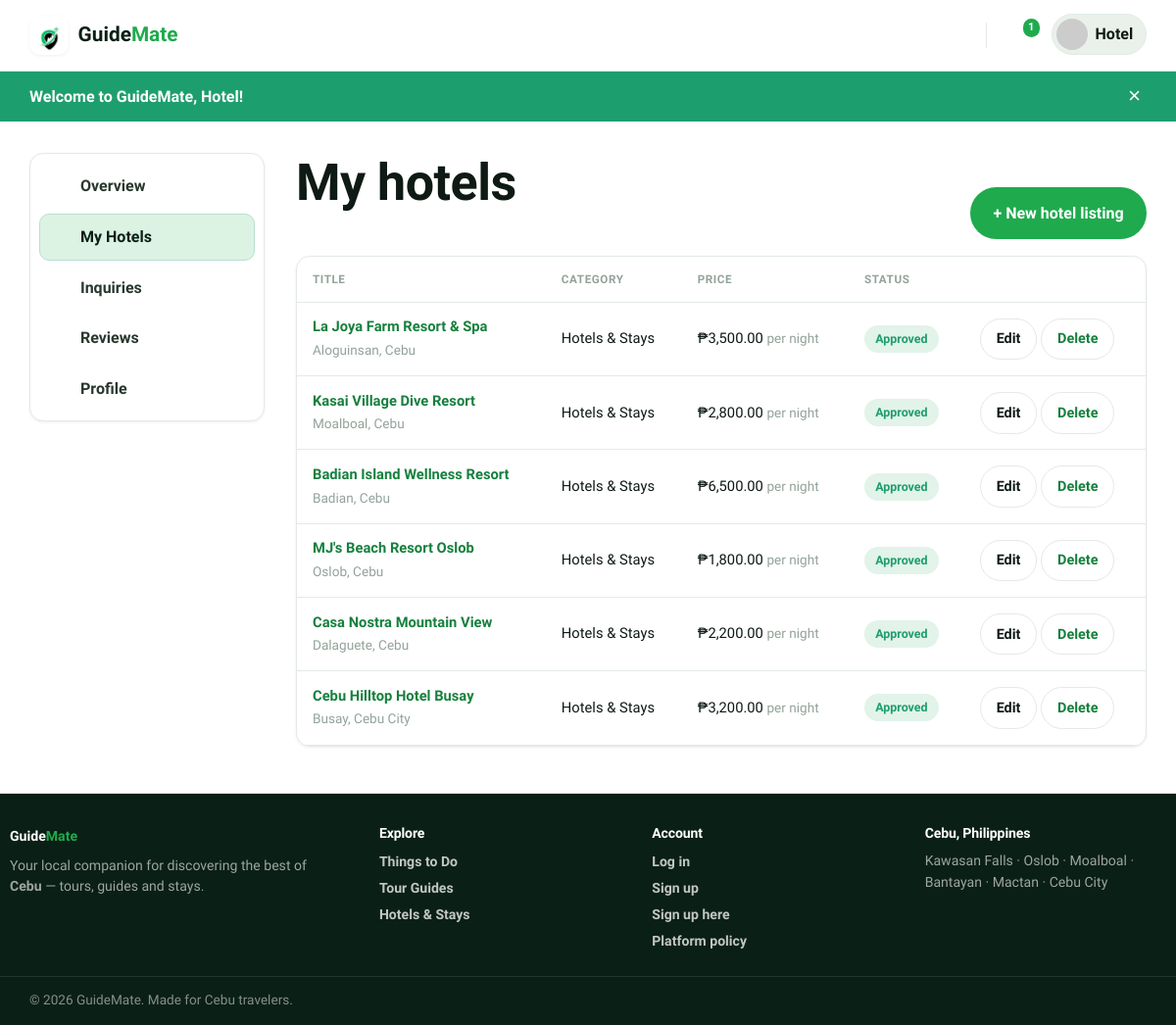
/public/dashboard/listings (signed in), run on the app's committed database.
### tables this page shows
CREATE TABLE `users` (
  `id` int(10) UNSIGNED NOT NULL,
  `name` varchar(120) NOT NULL,
  `email` varchar(190) NOT NULL,
  `password` varchar(255) NOT NULL,
  `role` enum('admin','guide','tourist','rental_admin','hotel_admin') NOT NULL DEFAULT 'tourist',
  `phone` varchar(40) DEFAULT NULL,
  `avatar` varchar(255) DEFAULT NULL,
  `bio` text DEFAULT NULL,
  `location` varchar(120) DEFAULT NULL,
  `is_active` tinyint(1) NOT NULL DEFAULT 1,
  `suspension_reason` varchar(500) DEFAULT NULL,
  `suspended_at` timestamp NULL DEFAULT NULL,
  `guide_status` enum('none','pending','approved','rejected') NOT NULL DEFAULT 'none',
  `guide_review_note` varchar(500) DEFAULT NULL,
  `guide_reviewed_at` timestamp NULL DEFAULT NULL,
  `guide_warned` tinyint(1) NOT NULL DEFAULT 0,
  `guide_warning_note` varchar(500) DEFAULT NULL,
  `admin_totp_secret` varchar(64) DEFAULT NULL,
  `admin_totp_enabled` tinyint(1) NOT NULL DEFAULT 0,
  `created_at` timestamp NOT NULL DEFAULT current_timestamp(),
  `updated_at` timestamp NOT NULL DEFAULT current_timestamp() ON UPDATE current_timestamp(),
  `last_seen_at` timestamp NULL DEFAULT NULL,
  `last_login_at` timestamp NULL DEFAULT NULL,
  `oauth_provider` varchar(20) DEFAULT NULL,
  `oauth_id` varchar(191) DEFAULT NULL,
  `login_count` int(10) UNSIGNED NOT NULL DEFAULT 0
);

CREATE TABLE `listings` (
  `id` int(10) UNSIGNED NOT NULL,
  `user_id` int(10) UNSIGNED NOT NULL,
  `category_id` int(10) UNSIGNED NOT NULL,
  `title` varchar(160) NOT NULL,
  `slug` varchar(180) NOT NULL,
  `summary` varchar(255) DEFAULT NULL,
  `description` text NOT NULL,
  `area` varchar(120) NOT NULL,
  `address` varchar(255) DEFAULT NULL,
  `latitude` decimal(10,7) DEFAULT NULL,
  `longitude` decimal(10,7) DEFAULT NULL,
  `price` decimal(10,2) NOT NULL DEFAULT 0.00,
  `price_unit` varchar(40) NOT NULL DEFAULT 'per person',
  `duration` varchar(80) DEFAULT NULL,
  `included` text DEFAULT NULL,
  `not_included` text DEFAULT NULL,
  `cover_image` varchar(255) DEFAULT NULL,
  `status` enum('pending','approved','rejected') NOT NULL DEFAULT 'pending',
  `is_featured` tinyint(1) NOT NULL DEFAULT 0,
  `sale_price` decimal(10,2) DEFAULT NULL,
  `sale_ends_at` date DEFAULT NULL,
  `created_at` timestamp NOT NULL DEFAULT current_timestamp(),
  `updated_at` timestamp NOT NULL DEFAULT current_timestamp() ON UPDATE current_timestamp()
);

CREATE TABLE `categories` (
  `id` int(10) UNSIGNED NOT NULL,
  `name` varchar(80) NOT NULL,
  `slug` varchar(80) NOT NULL,
  `icon` varchar(40) DEFAULT NULL,
  `description` varchar(255) DEFAULT NULL,
  `sort_order` int(11) NOT NULL DEFAULT 0
);

### app/Views/guide/listings.php (the view, shortened to what the rows shown need)
<?php
$categories = $categories ?? [];
$canCreate = $canCreate ?? false;
$errors = $errors ?? [];
$isHotel = ((auth_user() ?? [])['role'] ?? '') === 'hotel_admin';
$openModal = $errors !== [];
$newBtnAttrs = $canCreate
    ? 'href="' . e(url('/dashboard/listings/create')) . '" data-open-new-listing'
    : 'href="' . e(url('/dashboard/verification')) . '"';
?>
<div class="container">
    <div class="dash-layout">
        <?= \App\Core\View::partial('partials/dash-nav') ?>
        <div>
            <div class="section-head" style="margin-bottom:1rem;">
                <div><h1><?= $isHotel ? 'My hotels' : e(__('d_my_listings', 'My listings')) ?></h1></div>
                <a <?= $newBtnAttrs ?> class="btn btn-primary">+ <?= $isHotel ? 'New hotel listing' : e(__('d_new_listing', 'New listing')) ?></a>
            </div>
            <div class="panel">
                <div class="panel-body" style="padding:0;overflow-x:auto;">
                    <?php if ($listings === []): ?>
                        <div class="empty-state" style="padding:3rem 1rem;">
                            <div class="big">📋</div>
                            <h3><?= $isHotel ? 'No hotel listings yet' : e(__('g_no_listings_title', 'No listings yet')) ?></h3>
                            <p><?= $isHotel
                                ? 'Create your first hotel listing so travelers can message you to inquire.'
                                : e(__('g_no_listings_body', 'Create your first listing to start receiving bookings.')) ?></p>
                            <a <?= $newBtnAttrs ?> class="btn btn-primary mt-2"><?= e(__('g_create_listing', 'Create listing')) ?></a>
                        </div>
                    <?php else: ?>
                        <table class="table">
                            <thead><tr><th><?= e(__('th_title', 'Title')) ?></th><th><?= e(__('th_category', 'Category')) ?></th><th><?= e(__('th_price', 'Price')) ?></th><th><?= e(__('th_status', 'Status')) ?></th><th></th></tr></thead>
                            <tbody>
                            <?php foreach ($listings as $l): ?>
                                <tr>
                                    <td><a href="<?= e(url('/listing/' . $l['slug'])) ?>"><strong><?= e($l['title']) ?></strong></a><br><small class="hint"><?= e($l['area']) ?></small></td>
                                    <td><?= e($l['category_name']) ?></td>
                                    <td><?= money($l['price']) ?> <small class="hint"><?= e(__('g_unit_' . str_replace(' ', '_', (string) $l['price_unit']), (string) $l['price_unit'])) ?></small></td>
                                    <td><span class="pill pill-<?= e($l['status']) ?>"><?= e(status_label((string) $l['status'])) ?></span></td>
                                    <td style="white-space:nowrap;">
                                        <a class="btn btn-ghost btn-sm" href="<?= e(url('/dashboard/listings/' . $l['id'] . '/edit')) ?>"><?= e(__('g_edit', 'Edit')) ?></a>
                                        <form method="post" action="<?= e(url('/dashboard/listings/' . $l['id'] . '/delete')) ?>" style="display:inline;" onsubmit="return confirm('<?= e(__('g_delete_confirm', 'Delete this listing? This cannot be undone.')) ?>');">
                                            <button class="btn btn-ghost btn-sm" type="submit" style="color:var(--coral-600);"><?= e(__('g_delete', 'Delete')) ?></button>
                                        </form>
                                    </td>
                                </tr>
                            <?php endforeach; ?>
                            </tbody>
                        </table>
                    <?php endif; ?>
                </div>
            </div>
        </div>
    </div>
</div>
<?php if ($canCreate): ?>
                            <?php foreach ($categories as $c): $sel = (string) old('category_id') === (string) $c['id']; ?>
                            <?php endforeach; ?>
                            <?php foreach (['per person','per night','per tour','per day','per table'] as $u): $sel = old('price_unit', 'per person') === $u; ?>
                            <?php endforeach; ?>
<?php endif; ?>

### app/Core/Router.php (shortened to what the rows shown need)
<?php
final class Router
{
    private array $routes = [];
    private function add(string $method, string $pattern, array $handler, array $guards): void
    {
        $this->routes[] = [
            'method' => $method,
            'pattern' => $pattern,
            'handler' => $handler,
            'guards' => $guards,
        ];
    }
    public function dispatch(string $method, string $uri): void
    {
        $path = $this->normalize($uri);
        $method = strtoupper($method);
        foreach ($this->routes as $route) {
            if ($route['method'] !== $method) {
                continue;
            }
            $regex = $this->compile($route['pattern']);
            if (preg_match($regex, $path, $matches) === 1) {
                $params = array_filter($matches, 'is_string', ARRAY_FILTER_USE_KEY);
                $this->runGuards($route['guards']);
                $this->invoke($route['handler'], $params);
                return;
            }
        }
    }
    private function compile(string $pattern): string
    {
        $regex = preg_replace('#\{([a-zA-Z_][a-zA-Z0-9_]*)\}#', '(?P<$1>[^/]+)', $pattern);
        return '#^' . $regex . '$#';
    }
    private function normalize(string $uri): string
    {
        $path = parse_url($uri, PHP_URL_PATH) ?: '/';
        $base = App::basePath();
        if ($base !== '' && str_starts_with($path, $base)) {
            $path = substr($path, strlen($base));
        }
        $path = str_replace('/index.php', '', $path);
        $path = '/' . trim($path, '/');
        return $path === '/' ? '/' : rtrim($path, '/');
    }
    private function runGuards(array $guards): void
    {
        foreach ($guards as $guard) {
            switch ($guard) {
                case 'listing_provider':
                    if (!Auth::managesListings()) {
                        abort(403, 'Listing providers only.');
                    }
                    break;
            }
        }
    }
    private function invoke(array $handler, array $params): void
    {
        [$class, $action] = $handler;
        $controller = new $class();
        $controller->{$action}(...array_values($params));
    }
}

### app/Views/layouts/main.php (shortened to what the rows shown need)
<?php
$user = auth_user();
$isGuide = ($user['role'] ?? null) === 'guide';
$current = parse_url($_SERVER['REQUEST_URI'] ?? '/', PHP_URL_PATH) ?: '/';
$base = \App\Core\App::basePath();
if ($base !== '' && str_starts_with($current, $base)) {
    $current = substr($current, strlen($base)) ?: '/';
}
$current = '/' . trim($current, '/');
$publicBrowse = $current === '/'
    || in_array($current, ['/listings', '/things-to-do', '/tour-guides', '/hotels'], true)
    || str_starts_with($current, '/listing/');
$isMessages = str_starts_with($current, '/messages');
$isDashboard = str_starts_with($current, '/dashboard') || str_starts_with($current, '/profile');
$hideFooter = $isMessages;
$guideWarned = $user && ($user['role'] ?? null) === 'guide' && \App\Models\User::isGuideWarned((int) $user['id']);
$headerUser = ($isGuide && $publicBrowse) ? null : $user;
$unread = 0;
if ($headerUser) {
    $unread = \App\Models\Message::unreadCount((int) $headerUser['id']);
}
$currentLocale = $_SESSION['_locale'] ?? 'en';
?>
<!DOCTYPE html>
<html lang="<?= e($currentLocale === 'tl' ? 'tl' : 'en') ?>">
<head>
    <link rel="stylesheet" href="<?= e(asset('css/style.css')) ?>">
</head>
<body class="<?= e(trim(($isMessages ? 'page-messages ' : '') . ($isDashboard ? 'page-dashboard ' : '') . ($hideFooter ? 'page-no-footer ' : '') . ($guideWarned ? 'guide-warned' : ''))) ?>">
<header class="site-header" id="siteHeader">
    <div class="container header-inner">
<?php if ($isGuide): ?>
            <span class="brand brand-static">
                <span class="brand-mark">◐</span>
                <span class="brand-text">Guide<strong>Mate</strong></span>
            </span>
        <?php else: ?>
            <a href="<?= e(url('/')) ?>" class="brand">
                <span class="brand-mark">◐</span>
                <span class="brand-text">Guide<strong>Mate</strong></span>
            </a>
        <?php endif; ?>
        <nav class="main-nav" id="mainNav">
            <?php if ($headerUser): ?>
                <a href="<?= e(url('/messages')) ?>" class="nav-icon" title="Messages" aria-label="Messages">
                    <?= admin_icon('messages', 22) ?><?php if ($unread > 0): ?><span class="badge"><?= (int) $unread ?></span><?php endif; ?>
                </a>
                <div class="nav-menu">
                    <button class="nav-avatar" id="userMenuBtn">
                        <img src="<?= e(img_src($headerUser['avatar'] ?? null, 'avatar' . $headerUser['id'])) ?>" alt="">
                        <span><?= e(explode(' ', (string) $headerUser['name'])[0]) ?></span>
                    </button>
                </div>
            <?php else: ?>
                <a href="<?= e(url('/login')) ?>" class="btn btn-ghost btn-sm">Log in</a>
                <a href="<?= e(url('/register')) ?>" class="btn btn-primary btn-sm">Sign up</a>
            <?php endif; ?>
        </nav>
    </div>
</header>
<?php foreach (['success' => 'flash-success', 'error' => 'flash-error', 'info' => 'flash-info'] as $key => $cls): ?>
    <?php if ($msg = flash($key)): ?>
        <div class="flash <?= $cls ?>" role="alert">
            <div class="container"><?= e($msg) ?><button class="flash-close" aria-label="Dismiss">&times;</button></div>
        </div>
    <?php endif; ?>
<?php endforeach; ?>
<main>
    <?= $content ?>
</main>
<?php if (!$hideFooter): ?>
<footer class="site-footer<?= $isDashboard ? ' site-footer--dash' : '' ?>">
    <div class="container footer-grid">
        <div>
            <?php if ($isGuide): ?>
                <span class="brand brand-static">
                    <span class="brand-mark">◐</span><span class="brand-text">Guide<strong>Mate</strong></span>
                </span>
            <?php else: ?>
                <a href="<?= e(url('/')) ?>" class="brand">
                    <span class="brand-mark">◐</span><span class="brand-text">Guide<strong>Mate</strong></span>
                </a>
            <?php endif; ?>
            <p class="footer-tag">Your local companion for discovering the best of <strong>Cebu</strong> — tours, guides and stays.</p>
        </div>
        <div>
            <h4>Explore</h4>
            <a href="<?= e(url('/things-to-do')) ?>">Things to Do</a>
            <a href="<?= e(url('/tour-guides')) ?>">Tour Guides</a>
            <a href="<?= e(url('/hotels')) ?>">Hotels &amp; Stays</a>
        </div>
        <div>
            <h4>Account</h4>
            <a href="<?= e(url('/login')) ?>">Log in</a>
            <a href="<?= e(url('/register')) ?>">Sign up</a>
            <a href="<?= e(url('/register?role=guide')) ?>">Sign up here</a>
            <a href="<?= e(url('/policy')) ?>">Platform policy</a>
        </div>
        <div>
            <h4>Cebu, Philippines</h4>
            <p class="footer-tag footer-locations">Kawasan Falls · Oslob · Moalboal · Bantayan · Mactan · Cebu City</p>
        </div>
    </div>
    <div class="footer-bottom">
        <div class="container">© <?= date('Y') ?> GuideMate. Made for Cebu travelers.</div>
    </div>
</footer>
<?php endif; ?>
</body>
</html>

### data on the page
users: role+name "Hotel"
listings: title "La Joya Farm Resort & Spa", area "Aloguinsan, Cebu", category.name "Hotels & Stays", price "₱3,500.00", price_unit "per night", status "Approved"
listings: title "Kasai Village Dive Resort", area "Moalboal, Cebu", category.name "Hotels & Stays", price "₱2,800.00", price_unit "per night", status "Approved"
listings: title "Badian Island Wellness Resort", area "Badian, Cebu", category.name "Hotels & Stays", price "₱6,500.00", price_unit "per night", status "Approved"
listings: title "MJ's Beach Resort Oslob", area "Oslob, Cebu", category.name "Hotels & Stays", price "₱1,800.00", price_unit "per night", status "Approved"
listings: title "Casa Nostra Mountain View", area "Dalaguete, Cebu", category.name "Hotels & Stays", price "₱2,200.00", price_unit "per night", status "Approved"
listings: title "Cebu Hilltop Hotel Busay", area "Busay, Cebu City", category.name "Hotels & Stays", price "₱3,200.00", price_unit "per night", status "Approved"

### other printed values
$unread "1"
$msg "Welcome to GuideMate, Hotel!"
